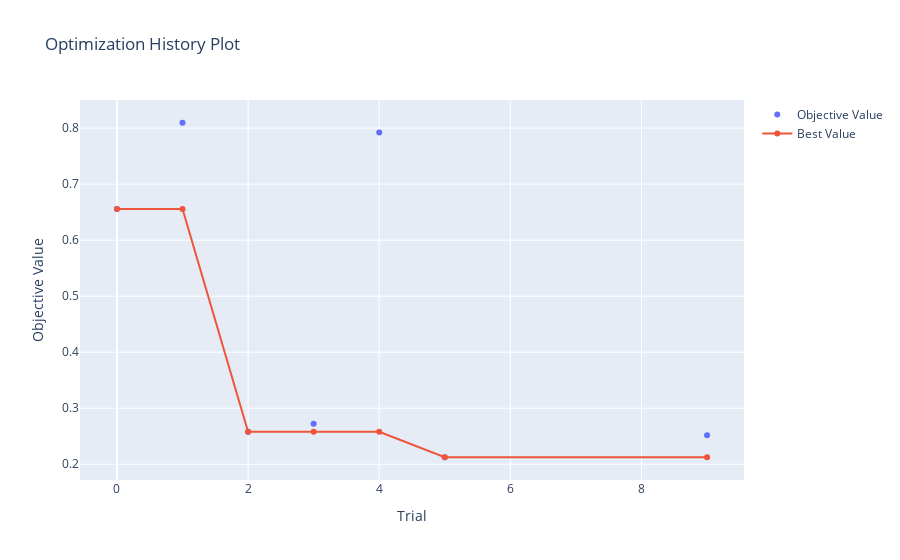

Notebook cell for this chart:
### Code cell
fig = optuna.visualization.plot_optimization_history(study)
graph_path = Path(f"../../figures/{params.MODEL_TYPE}/{params.MODEL_NAME}/")
if not os.path.exists(graph_path):
    os.makedirs(graph_path)
graph_path = f"../../figures/{params.MODEL_TYPE}/{params.MODEL_NAME}/plot_optimization_history_graph"
fig.write_image(Path(f"{graph_path}.png"))
fig.show()

### Figure 1 — Plotly figure (JSON) as saved in the notebook; plotly's stock layout.template omitted (floating-point values rounded to 4 significant figures)
{"data": [{"mode": "markers", "name": "Objective Value", "type": "scatter", "x": [0, 1, 2, 3, 4, 5, 9], "y": [0.6558, 0.8097, 0.2581, 0.2721, 0.7923, 0.2125, 0.2517]}, {"name": "Best Value", "type": "scatter", "x": [0, 1, 2, 3, 4, 5, 9], "y": [0.6558, 0.6558, 0.2581, 0.2581, 0.2581, 0.2125, 0.2125]}], "layout": {"title": {"text": "Optimization History Plot"}, "xaxis": {"title": {"text": "Trial"}}, "yaxis": {"title": {"text": "Objective Value"}}}}
